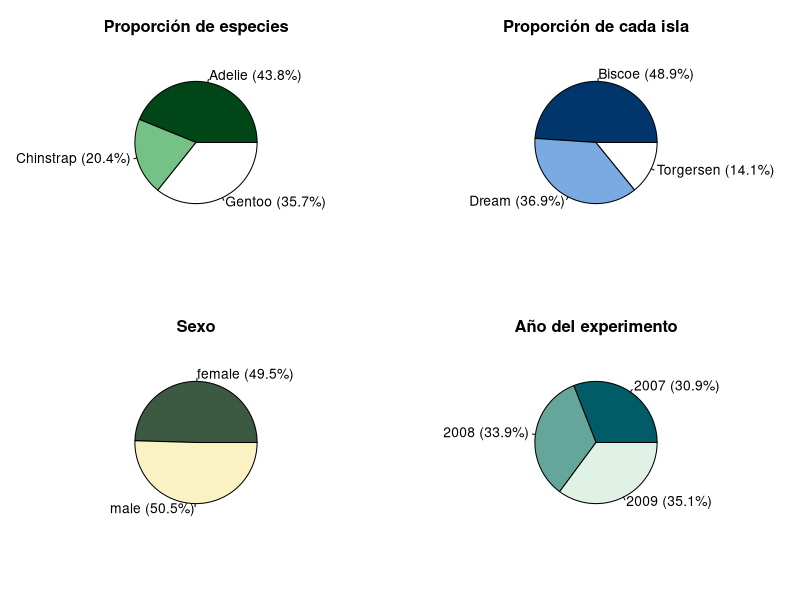
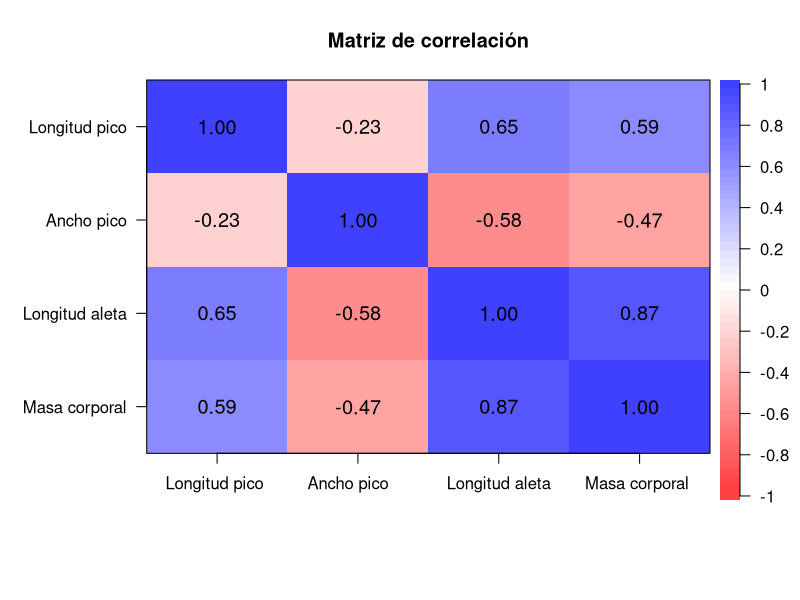
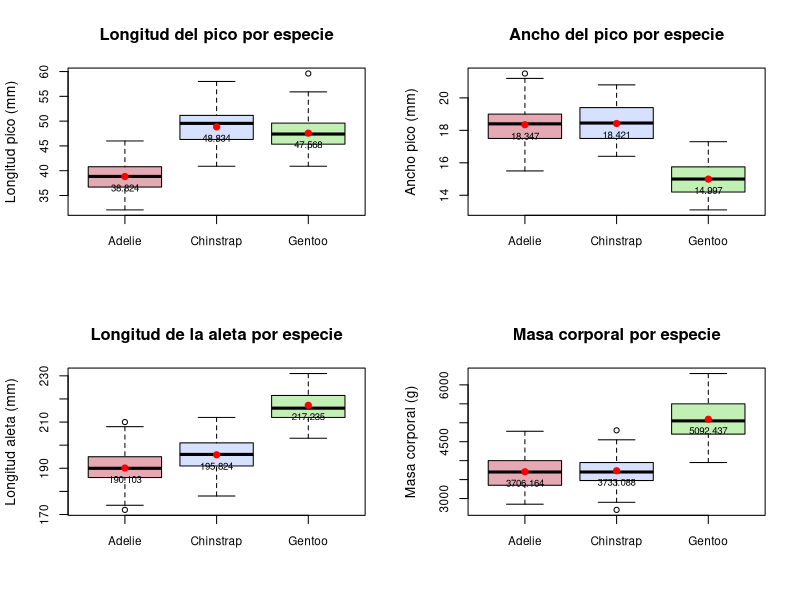
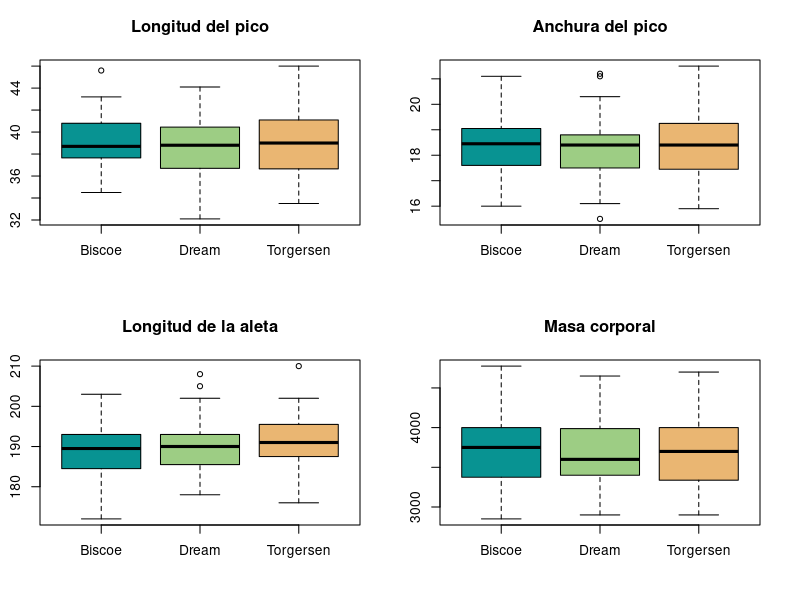
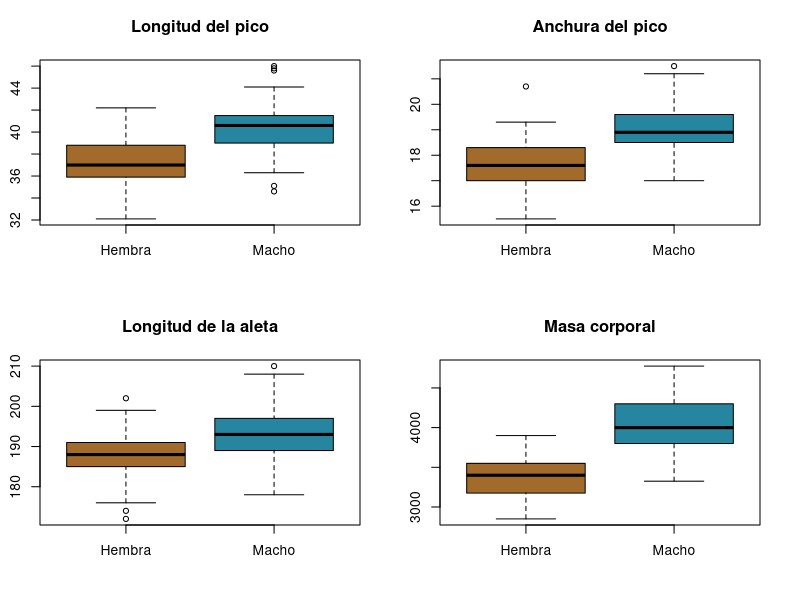
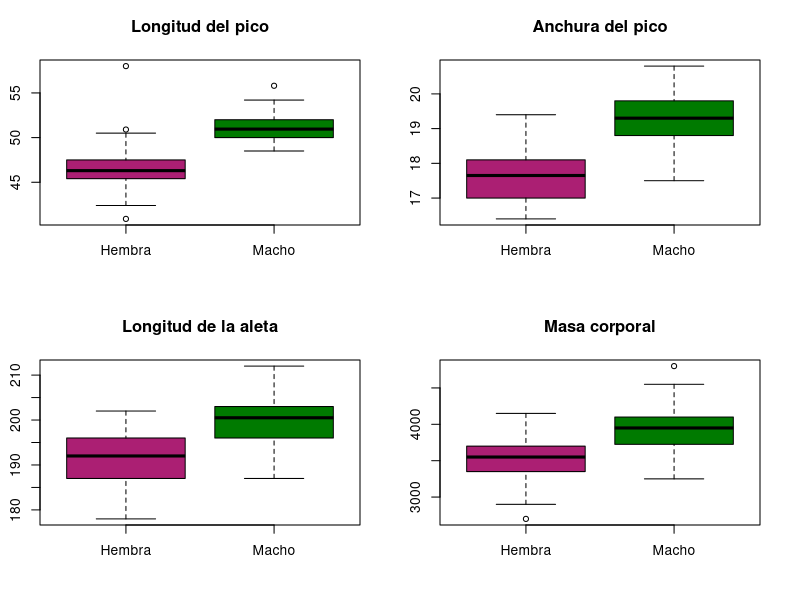
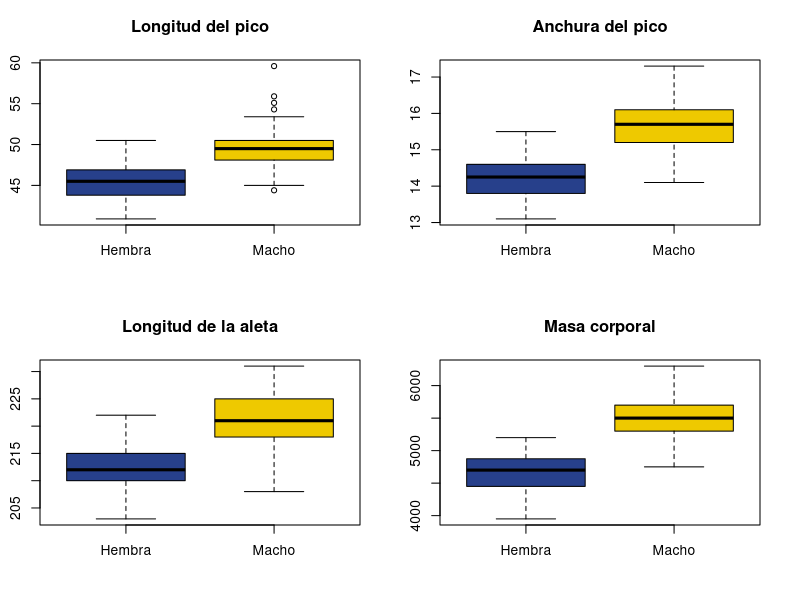

Source code (R) for these figures, in order:
## ---- chunk 1
library(palmerpenguins)
datos <- data.frame(penguins)
## ---- chunk 2
head(datos)
## ---- chunk 3
count_NA = function(x){
  idx = c()
  for (i in 1:nrow(datos)){
    if (sum(is.na(datos[i,]))!=0) idx[length(idx)+1] = i
  }
  return(idx)
}
datos[count_NA(datos),]
## ---- chunk 4
datos = na.omit(datos)
datos$year = as.factor(datos$year)
summary(datos)
## ---- chunk 5
table(datos$island, datos$species)
## ---- chunk 6
par(plt = c(0.08,0.9,0.25,0.8))
par(mfrow=c(2,2))
pie(table(datos$species), labels = paste0(names(table(datos$species)), " (", round(prop.table(table(datos$species)) * 100, 1), "%)"), col = c("#004616", "#74C286", "white"), main = "Proporción de especies")
pie(table(datos$island), labels = paste0(names(table(datos$island)), " (", round(prop.table(table(datos$island)) * 100, 1), "%)"), col = c("#00366C", "#79ABE2", "white"), main = "Proporción de cada isla")
pie(table(datos$sex), labels = paste0(names(table(datos$sex)), " (", round(prop.table(table(datos$sex)) * 100, 1), "%)"), col = c("#3C5941", "#FBF2C4"), main = "Sexo")
pie(table(datos$year), labels = paste0(names(table(datos$year)), " (", round(prop.table(table(datos$year)) * 100, 1), "%)"), col = c("#005D67", "#64A79A", "#E0F2E6"), main = "Año del experimento")
## ---- chunk 7
resumen = function(x){
  Min = min(x)
  Primer_Cuartil = c(quantile(x,0.25, names = FALSE))
  Mediana = median(x)
  Media = mean(x)
  Tercer_Cuartil = c(quantile(x,0.75, names = FALSE))
  Max = max(x)
  Sd = sd(x)
  res = c(Min,Primer_Cuartil,Mediana, Media, Tercer_Cuartil, Max, Sd)
  return( round(res,2))
}

noms = c("Min", "Primer_Cuartil", "Mediana", "Media", "Tercer_Cuartil", "Max", "Sd")

sumary_sd = data.frame(resumen(datos$bill_length_mm),resumen(datos$bill_depth_mm),resumen(datos$flipper_length_mm),resumen(datos$body_mass_g), row.names = noms)

colnames(sumary_sd) = c("Long. Pico", "Ancho Pico", "Long. Aleta", "Masa Corporal")

sumary_sd
## ---- chunk 8
library(psych)
datos2 = datos[,c(-1,-2,-7,-8)] # eliminamos las variables no numéricas
nombres = c("Longitud pico", "Ancho pico", "Longitud aleta", "Masa corporal")
corPlot(datos2, cex = 0.8,  main = "Matriz de correlación", labels = nombres)
## ---- chunk 9
ping_adelie = datos[datos$species=="Adelie",]
ping_chinstrap = datos[datos$species=="Chinstrap",]
ping_gentoo = datos[datos$species=="Gentoo",]
## ---- chunk 10
boxplot(bill_length_mm ~ species, data = datos,
        xlab = "", ylab = "Longitud pico (mm)",
        main = "Longitud del pico por especie", col = c("#E5A9B4", "#D6E0FF", "#C2EFB4"), cex.axis=0.85)
medias = c(mean(ping_adelie$bill_length_mm), mean(ping_chinstrap$bill_length_mm), 
                  mean(ping_gentoo$bill_length_mm))
# añadimos medias
points(x = 1:length(medias), y = medias, pch = 19, col = "red")
text(x = 1:length(medias), y = medias, labels = round(medias, 3), pos = 1, cex = 0.7)
## ---- chunk 11
boxplot(bill_depth_mm ~ species, data = datos,
        xlab = "", ylab = "Ancho pico (mm)",
        main = "Ancho del pico por especie", col = c("#E5A9B4", "#D6E0FF", "#C2EFB4"), cex.axis=0.85)
medias = c(mean(ping_adelie$bill_depth_mm), mean(ping_chinstrap$bill_depth_mm), 
                  mean(ping_gentoo$bill_depth_mm))
# añadimos medias
points(x = 1:length(medias), y = medias, pch = 19, col = "red")
text(x = 1:length(medias), y = medias, labels = round(medias, 3), pos = 1, cex = 0.7)
## ---- chunk 12
boxplot(flipper_length_mm ~ species, data = datos,
        xlab = "", ylab = "Longitud aleta (mm)",
        main = "Longitud de la aleta por especie", col = c("#E5A9B4", "#D6E0FF", "#C2EFB4"), cex.axis=0.85)
medias = c(mean(ping_adelie$flipper_length_mm), mean(ping_chinstrap$flipper_length_mm), 
                  mean(ping_gentoo$flipper_length_mm))
# añadimos medias
points(x = 1:length(medias), y = medias, pch = 19, col = "red")
text(x = 1:length(medias), y = medias, labels = round(medias, 3), pos = 1, cex = 0.7)
## ---- chunk 13
boxplot(body_mass_g ~ species, data = datos,
        xlab = "", ylab = "Masa corporal (g)",
        main = "Masa corporal por especie", col = c("#E5A9B4", "#D6E0FF", "#C2EFB4"), cex.axis=0.85)
medias = c(mean(ping_adelie$body_mass_g), mean(ping_chinstrap$body_mass_g), 
                  mean(ping_gentoo$body_mass_g))
# añadimos medias
points(x = 1:length(medias), y = medias, pch = 19, col = "red")
text(x = 1:length(medias), y = medias, labels = round(medias, 3), pos = 1, cex = 0.7)
## ---- chunk 14
par(plt = c(0.1,0.9,0.25,0.8))
par(mfrow=c(2,2))
boxplot(bill_length_mm~island, data = ping_adelie, ylab = " ", main = "Longitud del pico", col = hcl.colors(4, "Temps"), xlab = "")
boxplot(bill_depth_mm~island, data = ping_adelie, ylab = " ", main = "Anchura del pico", col = hcl.colors(4, "Temps"), xlab = "")
boxplot(flipper_length_mm~island, data = ping_adelie, ylab = " ", main = "Longitud de la aleta", col = hcl.colors(4, "Temps"), xlab = "")
boxplot(body_mass_g~island, data = ping_adelie, ylab = " ", main = "Masa corporal", col = hcl.colors(4, "Temps"), xlab = "")
## ---- chunk 15
table(datos$sex, datos$species)
## ---- chunk 16
par(plt = c(0.1,0.9,0.25,0.8))
par(mfrow=c(2,2))
boxplot(bill_length_mm~sex, data = ping_adelie, ylab = " ", main = "Longitud del pico", col = c("#A36B2B", "#2686A0"), xlab = "", names = c("Hembra", "Macho"))
boxplot(bill_depth_mm~sex, data = ping_adelie, ylab = " ", main = "Anchura del pico", col = c("#A36B2B", "#2686A0"), xlab = "", names = c("Hembra", "Macho"))
boxplot(flipper_length_mm~sex, data = ping_adelie, ylab = " ", main = "Longitud de la aleta", col = c("#A36B2B", "#2686A0"), xlab = "", names = c("Hembra", "Macho"))
boxplot(body_mass_g~sex, data = ping_adelie, ylab = " ", main = "Masa corporal", col = c("#A36B2B", "#2686A0"), xlab = "", names = c("Hembra", "Macho"))
## ---- chunk 17
par(plt = c(0.1,0.9,0.25,0.8))
par(mfrow=c(2,2))
boxplot(bill_length_mm~sex, data = ping_chinstrap, ylab = " ", main = "Longitud del pico", col = c('#AB1F73','#007A00'), xlab = "", names = c("Hembra", "Macho"))
boxplot(bill_depth_mm~sex, data = ping_chinstrap, ylab = " ", main = "Anchura del pico", col = c('#AB1F73','#007A00'), xlab = "", names = c("Hembra", "Macho"))
boxplot(flipper_length_mm~sex, data = ping_chinstrap, ylab = " ", main = "Longitud de la aleta", col = c('#AB1F73','#007A00'), xlab = "", names = c("Hembra", "Macho"))
boxplot(body_mass_g~sex, data = ping_chinstrap, ylab = " ", main = "Masa corporal", col = c('#AB1F73','#007A00'), xlab = "", names = c("Hembra", "Macho"))
## ---- chunk 18
par(plt = c(0.1,0.9,0.25,0.8))
par(mfrow=c(2,2))
boxplot(bill_length_mm~sex, data = ping_gentoo, ylab = " ", main = "Longitud del pico", col = c("royalblue4","gold2"), xlab = "", names = c("Hembra", "Macho"))
boxplot(bill_depth_mm~sex, data = ping_gentoo, ylab = " ", main = "Anchura del pico", col = c("royalblue4","gold2"), xlab = "", names = c("Hembra", "Macho"))
boxplot(flipper_length_mm~sex, data = ping_gentoo, ylab = " ", main = "Longitud de la aleta", col = c("royalblue4","gold2"), xlab = "", names = c("Hembra", "Macho"))
boxplot(body_mass_g~sex, data = ping_gentoo, ylab = " ", main = "Masa corporal", col = c("royalblue4","gold2"), xlab = "", names = c("Hembra", "Macho"))
